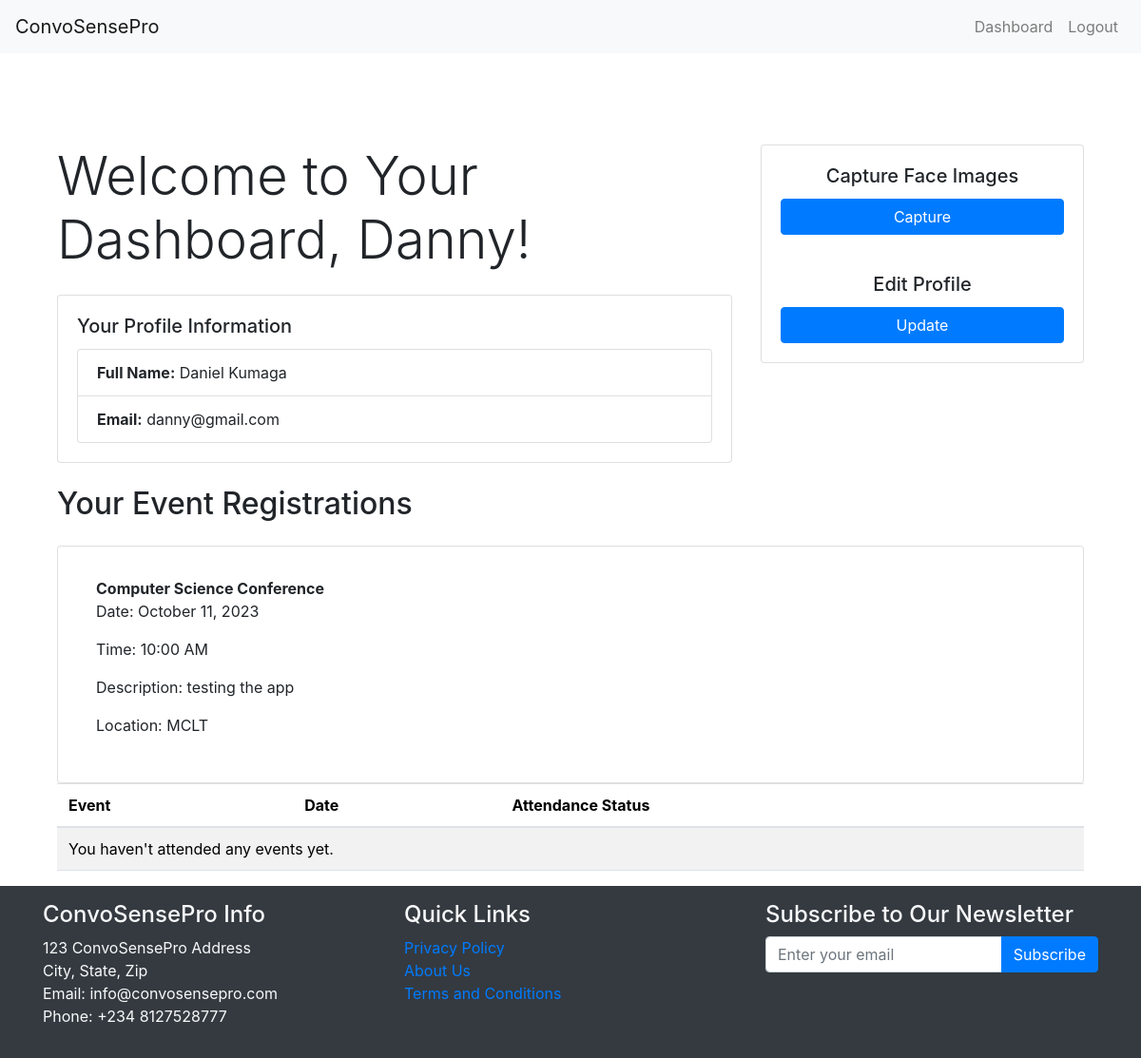
Screenshot of /dashboard/dashboard/ (signed in) with the database file from the repository.
### users/models.py (models this page shows, shortened)
class UserProfile(models.Model):
    user = models.OneToOneField(User, on_delete=models.CASCADE)
    face_image = models.ImageField(upload_to='user_faces/', null=True, blank=True)

class User(AbstractUser):
    is_organizer = models.BooleanField(default=False)

### events/models.py (models this page shows, shortened)
class Event(models.Model):
    name = models.CharField(max_length=100)
    date = models.DateField(
        help_text='Enter date in DD/MM/YYYY format'  # Add a help text
    )
    time = models.TimeField(
        help_text='Enter time in HH:MM format'  # Add a help text
    )
    description = models.TextField()
    location = models.CharField(
        max_length=100,
        default='Your Event Location'  # Set a default location
    )
    unique_link = models.UUIDField(default=uuid.uuid4, editable=False, unique=True)
    organizer = models.ForeignKey(User, on_delete=models.CASCADE)  # Organizer of the event
    capacity = models.PositiveIntegerField(
        default=100,  # Set a default capacity or adjust as needed
        help_text='Maximum number of attendees allowed for this event'
    )
    attendees = models.ManyToManyField(User, related_name='events_attending', blank=True)
    is_attendance_capture_ready = models.BooleanField(default=False)

### dashboard/views.py (the view)
# urls.py: path('dashboard/', include('dashboard.urls')),
@login_required
def dashboard(request):
    user = request.user
    user_profile = request.user.userprofile
    first_name = request.user.first_name
    last_name = request.user.last_name
    email = request.user.email
    created_events = Event.objects.filter(organizer=request.user)
    registered_events = Event.objects.filter(attendees=user)
    user_data = {
        'first_name': first_name,
        'last_name': last_name,
        'email': email,
        'user_profile': user_profile,  # You can pass the entire user profile as well
        'created_events': created_events,
        'registered_events': registered_events
    }
    return render(request, 'dashboard/dashboard.html', user_data)

### dashboard/templates/dashboard/dashboard.html (shortened to what this page needs)
{% extends "base.html" %}
{% load static %}
{% load bootstrap5 %}
{% block content %}
<div class="container mt-5">
  <div class="row">
    <div class="col-md-8">
      <h1 class="display-4">Welcome to Your Dashboard, {{ user_profile.user.username }}!</h1>
      <div class="card mt-4">
        <div class="card-body">
          <h5 class="card-title">Your Profile Information</h5>
          <ul class="list-group">
            <li class="list-group-item"><strong>Full Name:</strong> {{ first_name }} {{ last_name}}</li>
            <li class="list-group-item"><strong>Email:</strong> {{ email }}</li>
          </ul>
        </div>
      </div>
    </div>
    <div class="col-md-4">
      <div class="card">
          <div class="card-body">
            <h5 class="card-title text-center">Capture Face Images</h5>
            <a href="{% url 'users:submit_face_image' %}" class="btn btn-primary btn-block">Capture</a>
          </div>
          <div class="card-body">
            <h5 class="card-title text-center">Edit Profile</h5>
            <a href="{% url 'users:edit_profile' %}" class="btn btn-primary btn-block">Update</a>
          </div>
      </div>
    </div>
  </div>
  <h2 class="mt-4">Your Event Registrations</h2>
  <div class="card mt-4">
    <div class="card-body">
      <ul class="list-group list-group-flush">
        {% for event in registered_events %}
          <li class="list-group-item">
            <strong>{{ event.name }}</strong>
            <p>Date: {{ event.date|date:"F d, Y" }}</p>
            <p>Time: {{ event.time|time:"h:i A" }}</p>
            <p>Description: {{ event.description }}</p>
            <p>Location: {{ event.location }}</p>
          </li>
        {% empty %}
          <li class="list-group-item">You haven't registered for any events yet.</li>
        {% endfor %}
      </ul>
    </div>
  </div>
  <div class="table-responsive">
    <table class="table table-striped">
      <thead>
        <tr>
          <th>Event</th>
          <th>Date</th>
          <th>Attendance Status</th>
        </tr>
      </thead>
      <tbody>
        {% for attendance_record in user_profile.attendance_records.all %}
          <tr>
            <td>{{ attendance_record.event.name }}</td>
            <td>{{ attendance_record.event.date|date:"F d, Y" }}</td>
            <td>{% if attendance_record.present %}Present{% else %}Absent{% endif %}</td>
          </tr>
        {% empty %}
          <tr>
            <td colspan="3">You haven't attended any events yet.</td>
          </tr>
        {% endfor %}
      </tbody>
    </table>
  </div>
</div>
{% endblock %}

### templates/base.html (style rules this page uses)
body { min-height: 100vh; display: flex; flex-direction: column; }
.container { flex: 1; }

### rows the page displays
UserProfile: user.username "Danny"
User: first_name "Daniel", last_name "Kumaga", email "danny@gmail.com"
Event: name "Computer Science Conference", date "October 11, 2023", time "10:00 AM", description "testing the app", location "MCLT"
